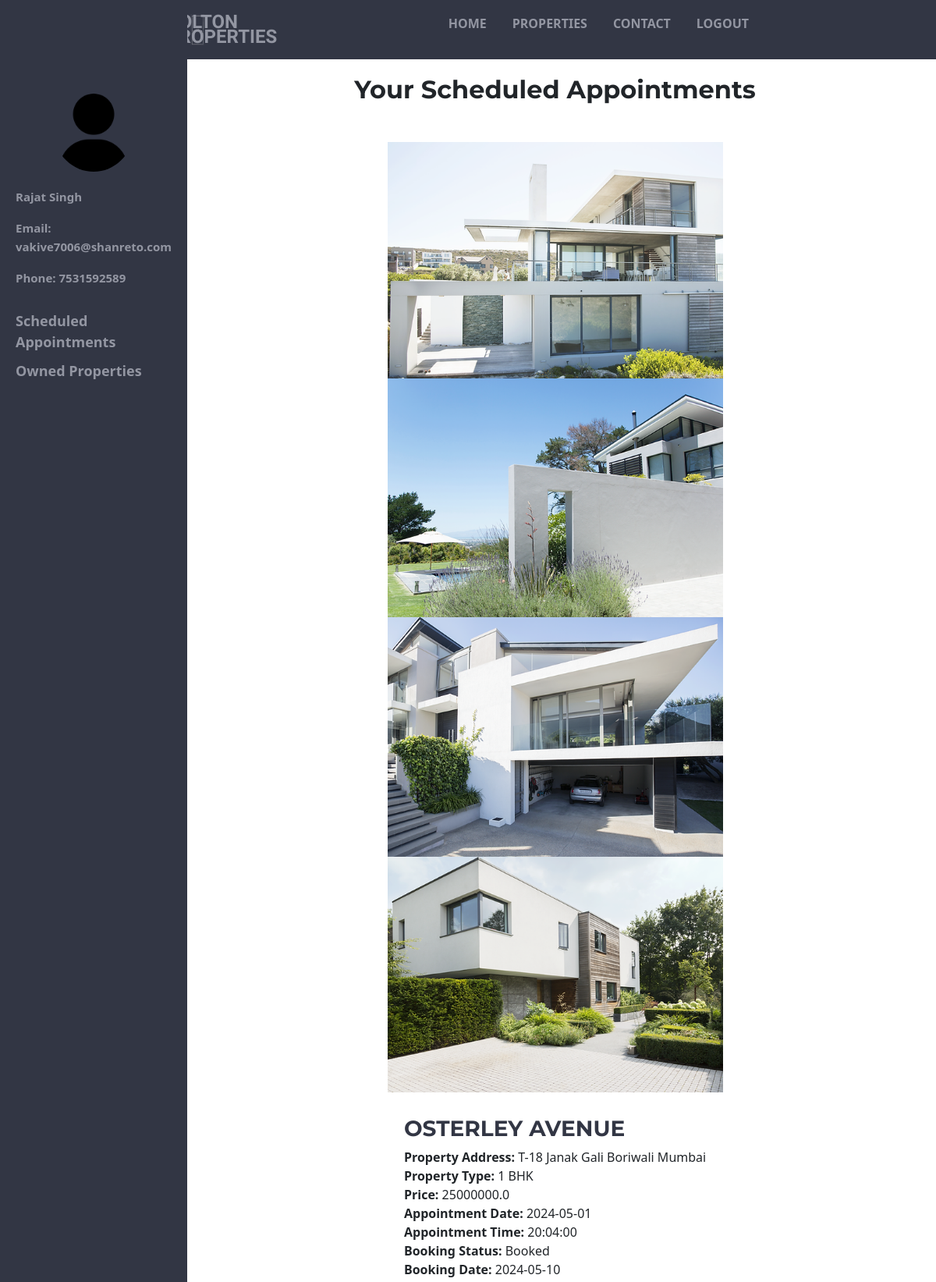
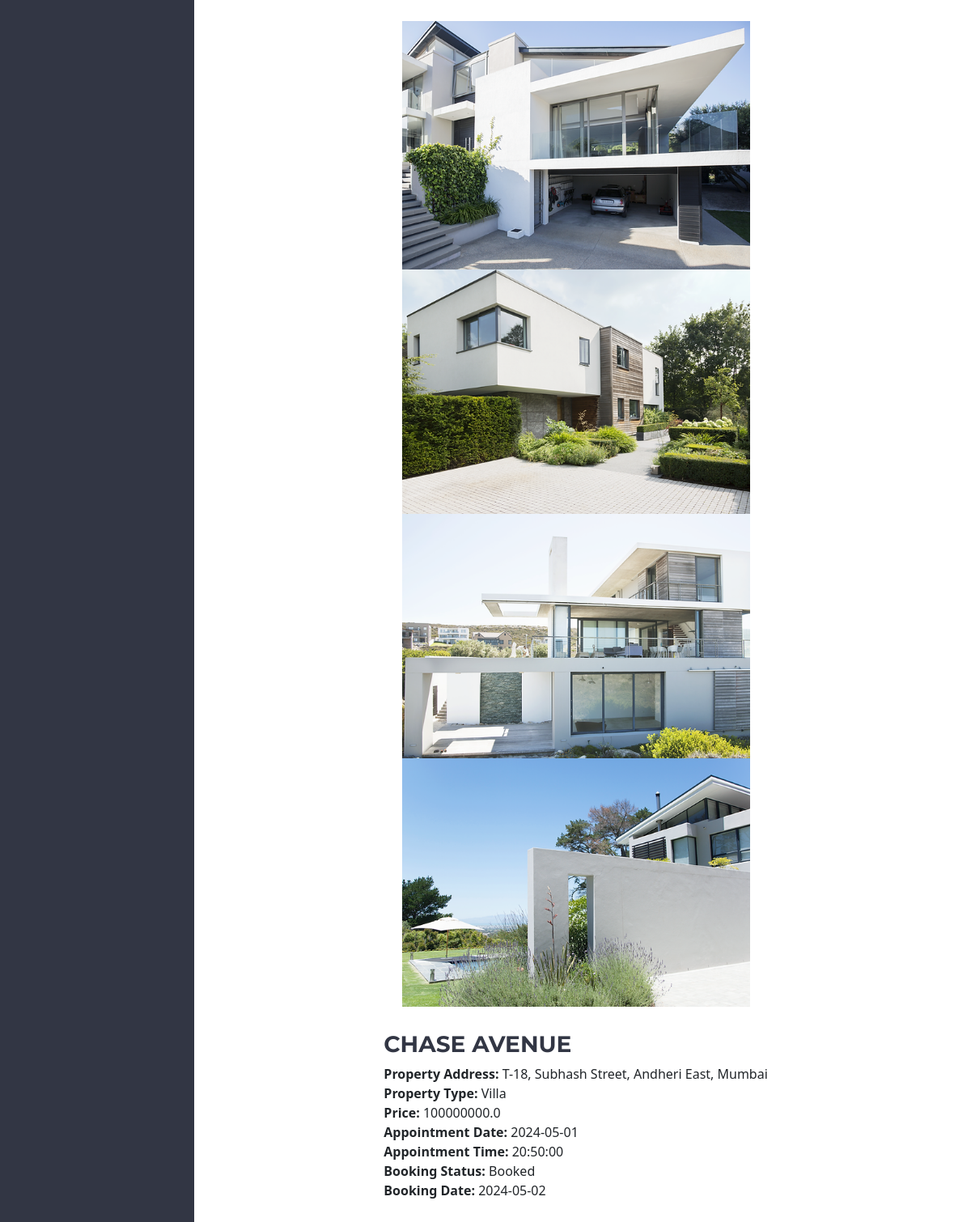
The page /client_page (signed in) on the database its author committed (2 pictures, top to bottom).
### app.py (models this page shows)
class Client(db.Model):
    id = db.Column(db.String(6), primary_key=True, default=lambda: ''.join(secrets.choice(string.ascii_uppercase + string.digits) for _ in range(6)))
    name = db.Column(db.String(100), nullable=False)
    email = db.Column(db.String(100), unique=True, nullable=False)
    phone = db.Column(db.String(10), unique=True, nullable=False)
    password = db.Column(db.String(128), nullable=False)
    photo = db.Column(db.String(200))

class Appointment(db.Model):
    id = db.Column(db.String(6), primary_key=True, default=lambda: ''.join(secrets.choice(string.ascii_uppercase + string.digits) for _ in range(6)))
    client_id = db.Column(db.String(6),nullable=False)
    client_name = db.Column(db.String(100), nullable=False)
    client_email = db.Column(db.String(100), nullable=False)
    client_phone = db.Column(db.String(10), nullable=False)
    appointment_date = db.Column(db.Date, nullable=False)
    appointment_time = db.Column(db.Time, nullable=False)
    property_id = db.Column(db.Integer, db.ForeignKey('property.id'), nullable=False)
    property_address = db.Column(db.String(200), nullable=False)
    owner_name = db.Column(db.String(100), nullable=False)

class Property(db.Model):
    id = db.Column(db.Integer, primary_key=True)
    owner_name = db.Column(db.String(100), db.ForeignKey('owner.owner_name'), nullable=False)
    address = db.Column(db.String(200), nullable=False)
    property_name = db.Column(db.String(100), nullable=False)
    property_description = db.Column(db.Text, nullable=False)
    property_size = db.Column(db.String(20), nullable=False)
    property_type = db.Column(db.String(50), nullable=False)
    price = db.Column(db.Float, nullable=False)
    image1 = db.Column(db.String(200))
    image2 = db.Column(db.String(200))
    image3 = db.Column(db.String(200))
    image4 = db.Column(db.String(200))

class PropertyBooked(db.Model):
    id = db.Column(db.Integer, primary_key=True)
    pid = db.Column(db.Integer, db.ForeignKey('property.id'), nullable=False)
    cid = db.Column(db.String(6), db.ForeignKey('client.id'), nullable=False)
    booked_date = db.Column(db.Date, nullable=False)

### app.py (the view)
@app.route('/client_page')
def client_page():
    if 'user_id' not in session:
        return redirect(url_for('client_login'))
    client_id = session['user_id']
    client = Client.query.get(client_id)
    client_photo = client.photo if client.photo else None
    appointments = db.session.query(Appointment, Property, PropertyBooked).\
        join(Property, Appointment.property_id == Property.id).\
        outerjoin(PropertyBooked, and_(Appointment.property_id == PropertyBooked.pid, PropertyBooked.cid == client_id)).\
        filter(Appointment.client_id == client_id).all()
    booked_properties = PropertyBooked.query.filter_by(cid=client_id).all()
    owned_properties = SoldProperty.query.filter_by(current_owner=client.name).all()
    return render_template('client_page.html', client=client, client_photo=client_photo, appointments=appointments,
                           booked_properties=booked_properties, owned_properties=owned_properties)

### templates/client_page.html (shortened to what this page needs)
<!DOCTYPE html>
<html lang="en">
<head>
    <link rel="stylesheet" type="text/css" href="{{ url_for('static', filename='css/client.css') }}" />
    <link href="https://cdn.jsdelivr.net/npm/bootstrap@5.3.0-alpha2/dist/css/bootstrap.min.css" rel="stylesheet">
    <link rel="stylesheet" href="https://use.fontawesome.com/releases/v5.15.4/css/all.css">
</head>
<body>
    <header>
        <nav class="navbar">
            <img src="{{url_for('static', filename='/images/logo.png')}}" alt="Logo" height="50rem" width="25rem" / >
            <a href="/" class="nav-brand">COLTON <br> PROPERTIES</a>
            <ul class="nav-items">
                <li><a href="/">HOME</a></li>
                <li><a href="/properties">PROPERTIES</a></li>
                <li><a href="#footer">CONTACT</a></li>
                {% if 'user_id' in session %}
                <li><a href="/logout">LOGOUT</a></li>
                {% else %}
                <li><a href="/client_login">LOGIN</a></li>
                {% endif %}
            </ul>
        </nav>
    </header>
    <div class="container">
        <div class="left-section" style="float: left; width: 20%;">
            <div class="profile-container">
                <div class="profile-image">
                    {% if client_photo %}
                        <img src="{{ client_photo }}" alt="Profile Image">
                    {% else %}
                        <p>No profile photo available</p>
                    {% endif %}
                </div>
                <div class="profile-details">
                    <p>{{ client.name }}</p>
                    <p>Email: {{ client.email }}</p>
                    <p>Phone: {{ client.phone }}</p>
                </div>
                <div class="nav-links">
                    <li><a href="#scheduledProperty">Scheduled Appointments</a></li>
                    <li><a href="#ownedProperties">Owned Properties</a></li>
                </div>
            </div>
        </div>
        <div class="right-section" style="float: left; width: 80%;">
            <div id="scheduledProperty" style="display: block;">
                <h2 class="text-center mb-5" style="font-weight: bolder;">Your Scheduled Appointments</h2>
                <div class="scheduled">
                    {% for appointment, property, property_booking in appointments %}
                    <div class="property" align="center">
                        {% if property %}
                        <a href="/property/{{ property.id }}" id="view-details" style="text-decoration: none; color: #323644;">
                            {% for i in range(1, 5) %}
                                {% set image_attr = 'image' ~ i %}
                                {% if getattr(property, image_attr) %}
                                    <img src="{{ getattr(property, image_attr) }}" alt="Property Image" height="254px" width="260px">
                                {% endif %}
                            {% endfor %}</a> <br>
                    </div>
                    <div class="property-details" style="padding: 10px 0 30px; text-align: left;">
                            <h3 style="font-weight: bolder;"><a href="/property/{{ property.id }}" id="view-details" style="text-decoration: none; color: #323644;">{{ property.property_name }}</a></h3>
                            <strong>Property Address:</strong> {{ property.address }}<br>
                            <strong>Property Type:</strong> {{ property.property_type }}<br>
                            <strong>Price:</strong> {{ property.price }}<br>
                            <strong>Appointment Date:</strong> {{ appointment.appointment_date }}<br>
                            <strong>Appointment Time:</strong> {{ appointment.appointment_time }}<br>
                            {% if property_booking %}
                                <strong>Booking Status:</strong> Booked<br>
                                <strong>Booking Date:</strong> {{ property_booking.booked_date }}<br>
                            {% else %}
                                <strong>Booking Status:</strong> Not Booked<br>
                            {% endif %}
                        {% endif %}
                    </div>
                    {% endfor %}
                </div>
            </div>
        </div>
    </div>
</body>
</html>

### static/css/client.css (style rules this page uses)
* { margin: 0; padding: 0; box-sizing: border-box; }
body { font-family: "Montserrat-black", sans-serif; text-align: center; overflow-x: hidden; }
h1, h2, h3, h4, h5, h6 { font-family: "Montserrat", sans-serif; }
.navbar { padding: 15px 0; display: flex; justify-content: space-between; background-color: #323644; font-weight: bold; }
.nav-brand { font-family: "Ubuntu", sans-serif; font-size: 1.5rem; line-height: 0.8; margin-left: -20%; color: #9396a2; text-decoration: none; }
.nav-items { list-style-type: none; display: flex; margin-right: 20%; align-items: flex-start; }
.nav-items li { margin-right: 33px; padding: 10px 0; }
.nav-items li:last-child { margin-right: 0; }
.nav-items a { color: #9396a2; text-decoration: none; }
.navbar img { margin-left: 20%; margin-right: 0; width: auto; padding: 0; }
.profile-container { text-align: center; margin-top: 50px; margin-bottom: 20px; background-color: #323644; color: #9396a2; padding: 50px 0; }
.profile-image img { width: 100px; height: 100px; border-radius: 50%; object-fit: cover; margin-bottom: 20px; }
.profile-details p { line-height: 1.6; text-align: left; font-size: 15px; font-weight: bold; }
.left-section { position: fixed; top: 0; left: 0; height: 100%; width: 20%; background-color: #323644; padding: 20px; overflow-y: auto; }
.left-section .nav-links { margin-top: 30px; list-style-type: none; }
.left-section .nav-links li { text-align: left; margin-bottom: 10px; }
.left-section .nav-links a { color: #9396a2; text-decoration: none; font-size: 18px; font-weight: bold; }
.right-section { margin-left: 20%; width: 80%; padding: 20px; background-color: #fff; overflow-y: auto; }
.right-section h2 { font-weight: bolder; margin-bottom: 20px; }
.right-section .scheduled, .right-section .owned-property-list { display: flex; flex-wrap: wrap; justify-content: space-around; align-items: flex-start; }
.right-section .property, .right-section .owned-property { margin-bottom: 20px; text-align: center; }
.right-section .property img, .right-section .owned-property img { width: 100%; max-width: 430px; height: auto; }
.right-section .property-details, .right-section .owned-property-details { text-align: left; padding: 10px 0; max-width: 100%; margin: 0; }

### rows shown on the page
Client: photo (placeholder picture), name "Rajat Singh", email "vakive7006@shanreto.com", phone "7531592589"
Appointment: property_name "OSTERLEY AVENUE", address "T-18 Janak Gali Boriwali Mumbai", property_type "1 BHK", price "25000000.0", appointment_date "2024-05-01", appointment_time "20:04:00", booked_date "2024-05-10"
Appointment: property_name "CHASE AVENUE", address "T-18, Subhash Street, Andheri East, Mumbai", property_type "Villa", price "100000000.0", appointment_date "2024-05-01", appointment_time "20:50:00", booked_date "2024-05-02"
